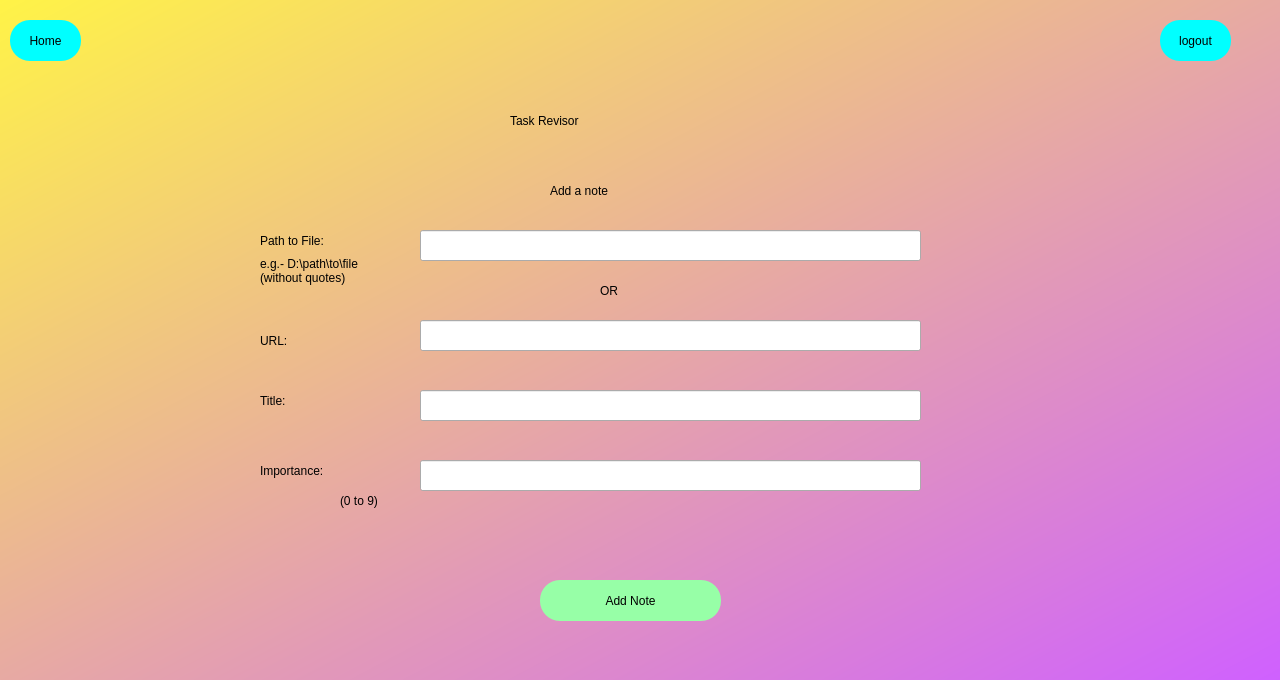
<?xml version="1.0" encoding="UTF-8"?>
<ui version="4.0">
 <class>Dialog</class>
 <widget class="QDialog" name="Dialog">
  <property name="geometry">
   <rect>
    <x>0</x>
    <y>0</y>
    <width>1280</width>
    <height>680</height>
   </rect>
  </property>
  <property name="windowTitle">
   <string>Dialog</string>
  </property>
  <widget class="QWidget" name="bgwidget" native="true">
   <property name="geometry">
    <rect>
     <x>0</x>
     <y>0</y>
     <width>1280</width>
     <height>680</height>
    </rect>
   </property>
   <property name="styleSheet">
    <string notr="true">QWidget#bgwidget{
background-color: qlineargradient(spread:pad, x1:0, y1:0, x2:1, y2:1, stop:0 rgba(255, 243, 71, 255), stop:1 rgba(207, 96, 255, 255));}</string>
   </property>
   <widget class="QLabel" name="label">
    <property name="geometry">
     <rect>
      <x>550</x>
      <y>170</y>
      <width>161</width>
      <height>41</height>
     </rect>
    </property>
    <property name="styleSheet">
     <string notr="true">font: 24pt &quot;Arial&quot;;</string>
    </property>
    <property name="text">
     <string>Add a note</string>
    </property>
   </widget>
   <widget class="QLabel" name="label_2">
    <property name="geometry">
     <rect>
      <x>260</x>
      <y>390</y>
      <width>101</width>
      <height>21</height>
     </rect>
    </property>
    <property name="styleSheet">
     <string notr="true">font: 18pt &quot;Arial&quot;;</string>
    </property>
    <property name="text">
     <string>Title:</string>
    </property>
   </widget>
   <widget class="QPushButton" name="addnote">
    <property name="geometry">
     <rect>
      <x>540</x>
      <y>580</y>
      <width>181</width>
      <height>41</height>
     </rect>
    </property>
    <property name="styleSheet">
     <string notr="true">border-radius: 20px;
background-color: rgb(151, 255, 167);
font: 18pt &quot;Arial&quot;;</string>
    </property>
    <property name="text">
     <string>Add Note</string>
    </property>
   </widget>
   <widget class="QLabel" name="label_3">
    <property name="geometry">
     <rect>
      <x>510</x>
      <y>100</y>
      <width>271</width>
      <height>41</height>
     </rect>
    </property>
    <property name="styleSheet">
     <string notr="true">font: 36pt &quot;Colonna MT&quot;;</string>
    </property>
    <property name="text">
     <string>Task Revisor</string>
    </property>
   </widget>
   <widget class="QLineEdit" name="pathfield">
    <property name="geometry">
     <rect>
      <x>420</x>
      <y>230</y>
      <width>501</width>
      <height>31</height>
     </rect>
    </property>
    <property name="styleSheet">
     <string notr="true">font: 12pt &quot;Arial&quot;;</string>
    </property>
   </widget>
   <widget class="QLineEdit" name="titlefield">
    <property name="geometry">
     <rect>
      <x>420</x>
      <y>390</y>
      <width>501</width>
      <height>31</height>
     </rect>
    </property>
    <property name="styleSheet">
     <string notr="true">font: 12pt &quot;Arial&quot;;</string>
    </property>
    <property name="text">
     <string/>
    </property>
   </widget>
   <widget class="QLabel" name="label_4">
    <property name="geometry">
     <rect>
      <x>260</x>
      <y>230</y>
      <width>131</width>
      <height>21</height>
     </rect>
    </property>
    <property name="styleSheet">
     <string notr="true">font: 18pt &quot;Arial&quot;;</string>
    </property>
    <property name="text">
     <string>Path to File: </string>
    </property>
   </widget>
   <widget class="QLineEdit" name="impfield">
    <property name="geometry">
     <rect>
      <x>420</x>
      <y>460</y>
      <width>501</width>
      <height>31</height>
     </rect>
    </property>
    <property name="styleSheet">
     <string notr="true">font: 12pt &quot;Arial&quot;;</string>
    </property>
   </widget>
   <widget class="QLabel" name="label_5">
    <property name="geometry">
     <rect>
      <x>260</x>
      <y>440</y>
      <width>131</width>
      <height>61</height>
     </rect>
    </property>
    <property name="styleSheet">
     <string notr="true">font: 18pt &quot;Arial&quot;;</string>
    </property>
    <property name="text">
     <string>Importance:</string>
    </property>
   </widget>
   <widget class="QLabel" name="label_6">
    <property name="geometry">
     <rect>
      <x>260</x>
      <y>250</y>
      <width>161</width>
      <height>41</height>
     </rect>
    </property>
    <property name="styleSheet">
     <string notr="true">font: 10pt &quot;Arial&quot;;</string>
    </property>
    <property name="text">
     <string>e.g.- D:\path\to\file 
(without quotes)</string>
    </property>
   </widget>
   <widget class="QLabel" name="label_7">
    <property name="geometry">
     <rect>
      <x>340</x>
      <y>480</y>
      <width>61</width>
      <height>41</height>
     </rect>
    </property>
    <property name="styleSheet">
     <string notr="true">font: 10pt &quot;Arial&quot;;</string>
    </property>
    <property name="text">
     <string>(0 to 9)</string>
    </property>
   </widget>
   <widget class="QLabel" name="error">
    <property name="geometry">
     <rect>
      <x>250</x>
      <y>520</y>
      <width>581</width>
      <height>21</height>
     </rect>
    </property>
    <property name="styleSheet">
     <string notr="true">color: rgb(255, 0, 0);
font: 12pt &quot;Arial&quot;;</string>
    </property>
    <property name="text">
     <string/>
    </property>
   </widget>
   <widget class="QPushButton" name="backhome">
    <property name="geometry">
     <rect>
      <x>10</x>
      <y>20</y>
      <width>71</width>
      <height>41</height>
     </rect>
    </property>
    <property name="styleSheet">
     <string notr="true">border-radius: 20px;
background-color: rgb(0, 255, 255);
font: 12pt &quot;Arial&quot;;</string>
    </property>
    <property name="text">
     <string>Home</string>
    </property>
   </widget>
   <widget class="QLabel" name="label_8">
    <property name="geometry">
     <rect>
      <x>600</x>
      <y>270</y>
      <width>41</width>
      <height>41</height>
     </rect>
    </property>
    <property name="styleSheet">
     <string notr="true">font: 18pt &quot;Arial&quot;;</string>
    </property>
    <property name="text">
     <string>OR</string>
    </property>
   </widget>
   <widget class="QLineEdit" name="linkfield">
    <property name="geometry">
     <rect>
      <x>420</x>
      <y>320</y>
      <width>501</width>
      <height>31</height>
     </rect>
    </property>
    <property name="styleSheet">
     <string notr="true">font: 12pt &quot;Arial&quot;;</string>
    </property>
   </widget>
   <widget class="QLabel" name="label_9">
    <property name="geometry">
     <rect>
      <x>260</x>
      <y>330</y>
      <width>131</width>
      <height>21</height>
     </rect>
    </property>
    <property name="styleSheet">
     <string notr="true">font: 18pt &quot;Arial&quot;;</string>
    </property>
    <property name="text">
     <string>URL:</string>
    </property>
   </widget>
   <widget class="QPushButton" name="logoutbtn">
    <property name="geometry">
     <rect>
      <x>1160</x>
      <y>20</y>
      <width>71</width>
      <height>41</height>
     </rect>
    </property>
    <property name="styleSheet">
     <string notr="true">border-radius: 20px;
background-color: rgb(0, 255, 255);
font: 12pt &quot;Arial&quot;;</string>
    </property>
    <property name="text">
     <string>logout</string>
    </property>
   </widget>
  </widget>
 </widget>
 <resources/>
 <connections/>
</ui>
